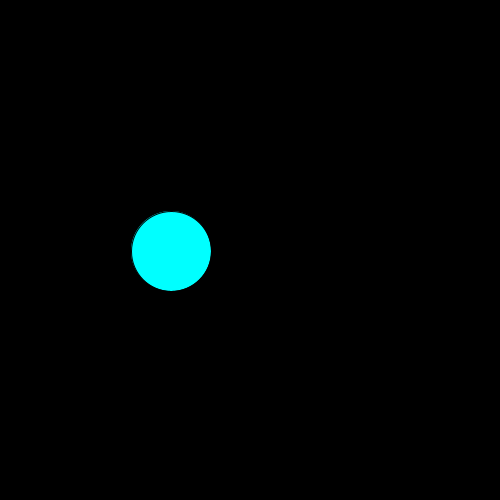
Frame 1 (no input)
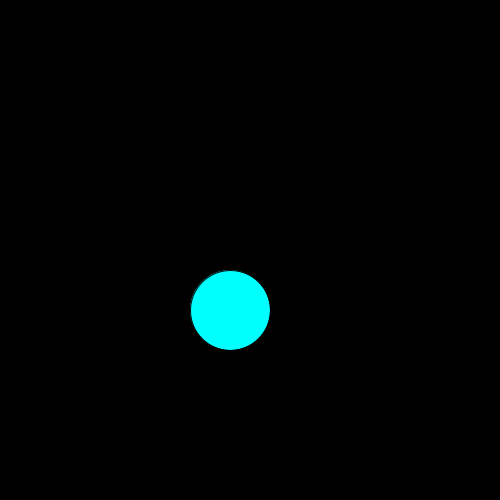
Frame 60 (the mouse pressed at the canvas centre just before this capture)
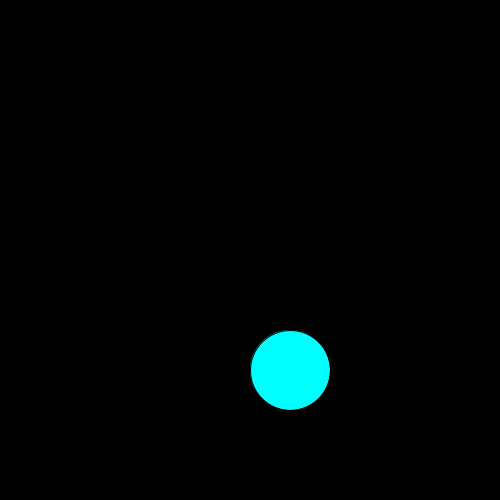
Frame 120 (the mouse held since frame 60 and released just before this capture)

The Processing sketch that drew these frames (run headless with seeded random() and noise(); from frame 60 on, the mouse is pressed at the canvas centre):

// Processing sketch: processing_82601
// ── processing_82601.pde

//Jarvis Law,Bouncing Ball,CP1 mods 16-17
Ball Jun;
void setup()
{  
  size(500, 500);
  Jun=new Ball();
  frameRate(150);
}
void draw()
{
  background(0);
  Jun.move();
  Jun.bounce();
  Jun.show();
}
class Ball
{
  int x, y;
  boolean up, right;
  Ball()
  {
    x=170;
    y=250;
    up=true;
    right=true;
  }
  void move()
  {
    if (right==true)
    {
      x++;
    }
    if (right==false)
    {
      x--;
    }
    if (up==true)
    {
      y++;
    }
    if (up==false)
    {
      y--;
    }
  }
  void bounce()
  {
    if (x>460)
    {
      right=false;
    }
    if (x<40)
    {
      right=true;
    }
    if (y>460)
    {
      up=false;
    }
    if (y<40)
    {
      up=true;
    }
  }
  void show()
  {
    fill(0, 255, 255);
    ellipse(x, y, 80, 80);
  }
}
